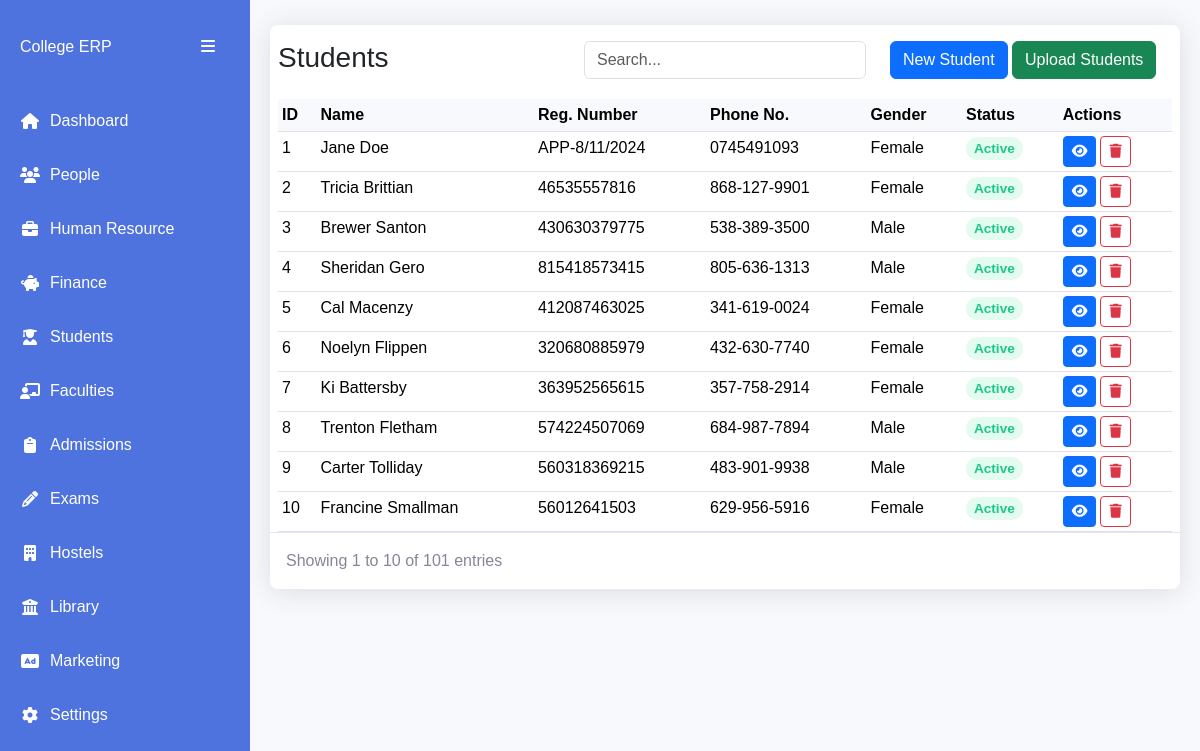
The page /students/ on the database its author committed.
### apps/students/models.py (models this page shows)
class Student(AbsoluteBaseModel):
    user = models.OneToOneField("users.User", on_delete=models.CASCADE)
    registration_number = models.CharField(max_length=255)
    guardian_name = models.CharField(max_length=255, null=True)
    guardian_phone_number = models.CharField(max_length=255, null=True)
    guardian_relationship = models.CharField(max_length=255, null=True)
    guardian_email = models.EmailField(null=True)
    status = models.CharField(max_length=255, choices=STUDENT_STATUS_CHOICES)
    programme = models.ForeignKey(
        "schools.Programme", on_delete=models.SET_NULL, null=True
    )
    cohort = models.ForeignKey(
        "schools.ProgrammeCohort",
        on_delete=models.SET_NULL,
        null=True,
        related_name="cohortstudents",
    )
    hostel_room = models.ForeignKey(
        "hostels.HostelRoom", on_delete=models.SET_NULL, null=True
    )
    campus = models.ForeignKey("core.Campus", on_delete=models.SET_NULL, null=True)
    def __str__(self):
        return (
            f"{self.user.first_name} {self.user.last_name}: {self.registration_number}"
        )

### apps/users/models.py (models this page shows, shortened)
class User(AbstractUser, AbsoluteBaseModel):
    role = models.ForeignKey(UserRole, on_delete=models.CASCADE, null=True)
    gender = models.CharField(max_length=10, choices=GENDER_CHOICES)
    phone_number = models.CharField(max_length=255)
    id_number = models.CharField(max_length=255, null=True)
    passport_number = models.CharField(max_length=255, null=True)
    address = models.CharField(max_length=255, null=True)
    postal_code = models.CharField(max_length=255, null=True)
    city = models.CharField(max_length=255, null=True)
    state = models.CharField(max_length=255, null=True)
    country = models.CharField(max_length=255, null=True)
    date_of_birth = models.DateField(null=True)
    def name(self):
        return f"{self.first_name} {self.last_name}"

### apps/students/views.py (the view)
# urls.py: path("", StudentListView.as_view(), name="students"),
class StudentListView(ListView):
    model = Student
    template_name = "students/students.html"
    context_object_name = "students"
    paginate_by = 10
    def get_queryset(self):
        queryset = super().get_queryset()
        search_query = self.request.GET.get("search", "")
        if search_query:
            queryset = queryset.filter(
                Q(id__icontains=search_query)
                | Q(registration_number__icontains=search_query)
                | Q(user__first_name__icontains=search_query)
            )
        return queryset.order_by("-created_on")
    def get_context_data(self, **kwargs):
        context = super().get_context_data(**kwargs)
        context["search_query"] = self.request.GET.get("search", "")
        context["relationship_choices"] = GUARDIAN_RELATIONSHIPS
        context["programmes"] = programmes
        return context

### apps/schools/models.py (called while the page is built)
    def __str__(self):
        return f"{self.level} of {self.name}"

### templates/students/students.html (shortened to what this page needs)
{% extends 'base1.html' %}
{% load static %}
{% block content %}
<div class="table-card">
    <div class="row py-3 px-2">
        <div class="col">
            <h3>Students</h3>
        </div>
        <div class="col">
            <input type="text" class="form-control" placeholder="Search..."
            id="searchInput" value="{{ search_query }}">
        </div>
        <div class="col">
            <button class="btn btn-primary" data-bs-toggle="modal" data-bs-target="#newStudentModal">New Student</button>
            <button class="btn btn-success" data-bs-toggle="modal" data-bs-target="#uploadStudentsModal">Upload Students</button>
          </div>
    </div>
    <div class="table-container px-2">
        <table class="table data-table table-sm">
            <thead>
                <tr>
                    <th>ID</th>
                    <th>Name</th>
                    <th>Reg. Number</th>
                    <th>Phone No.</th>
                    <th>Gender</th>
                    <th>Status</th>
                    <th>Actions</th>
                </tr>
            </thead>
            <tbody id="tableBody">
                {% for student in students %}
                <tr>
                    <td>{{ forloop.counter }}</td>
                    <td>{{ student.user.name }}</td>
                    <td>{{ student.registration_number }}</td>
                    <td>{{ student.user.phone_number }}</td>
                    <td>{{student.user.gender}}</td>
                    <td>
                        <span class="status-badge status-{{ student.status|lower }}">
                            {{ student.status }}
                        </span>
                    </td>
                    <td>
                        <div class="d-flex gap-1">
                            <a href="{% url 'student-details' student.id %}" class="btn btn-primary btn-sm"><i class="fas fa-eye"></i></a>
                            <button class="btn btn-sm btn-outline-danger action-btn delete-btn"
                            data-bs-toggle="modal" data-bs-target="#deleteStudentModal{{ student.id }}">
                                <i class="fas fa-trash"></i>
                            </button>
                        </div>
                    </td>
                </tr>
                {% empty %}
                <tr>
                    <td colspan="8" class="text-center py-4">
                        No students found
                    </td>
                </tr>
                {% endfor %}
            </tbody>
        </table>
    </div>
    <div class="table-footer">
        <div class="page-info">
            Showing
            {{ page_obj.start_index }}
            to
            {{ page_obj.end_index }}
            of
            {{ paginator.count }}
            entries
        </div>
    </div>
</div>
{% endblock content %}

### templates/students/students.html (style rules this page uses)
.table-card { background: white; border-radius: 8px; box-shadow: 0 0.15rem 1.75rem 0 rgba(58, 59, 69, 0.15); margin: 5px 0; }
.table-container { overflow-x: auto; }
.data-table { margin-bottom: 0; }
.data-table th { background-color: #f8f9fc; border-top: none; white-space: nowrap; cursor: pointer; }
.status-badge { padding: 0.25rem 0.5rem; border-radius: 15px; font-size: 0.85rem; font-weight: 600; }
.status-active { background-color: #e3fcef; color: #1cc88a; }
.table-footer { padding: 1rem; display: flex; justify-content: space-between; align-items: center; flex-wrap: wrap; gap: 1rem; border-top: 1px solid #e3e6f0; }
.page-info { color: #858796; }
.action-btn { padding: 0.25rem 0.5rem; font-size: 0.875rem; border-radius: 4px; }

### templates/base1.html (style rules this page uses)
:root { --sidebar-width: 250px; --sidebar-collapsed-width: 70px; --primary-color: #4e73df; --secondary-color: #858796; }
body { background-color: #f8f9fc; font-family: 'Nunito', sans-serif; overflow-x: hidden; }
.table-card { background: white; border-radius: 8px; box-shadow: 0 0.15rem 1.75rem 0 rgba(58, 59, 69, 0.15); margin: 5px 0; }
.table-container { overflow-x: auto; }
.data-table { margin-bottom: 0; }
.data-table th { background-color: #f8f9fc; border-top: none; white-space: nowrap; cursor: pointer; }
.status-badge { padding: 0.25rem 0.5rem; border-radius: 15px; font-size: 0.85rem; font-weight: 600; }
.status-active { background-color: #e3fcef; color: #1cc88a; }
.table-footer { padding: 1rem; display: flex; justify-content: space-between; align-items: center; flex-wrap: wrap; gap: 1rem; border-top: 1px solid #e3e6f0; }
.page-info { color: #858796; }
.action-btn { padding: 0.25rem 0.5rem; font-size: 0.875rem; border-radius: 4px; }

### rows shown on the page
Student: user.name "Jane Doe", registration_number "APP-8/11/2024", user.phone_number "0745491093", user.gender "Female", status "Active"
Student: user.name "Tricia Brittian", registration_number "46535557816", user.phone_number "868-127-9901", user.gender "Female", status "Active"
Student: user.name "Brewer Santon", registration_number "430630379775", user.phone_number "538-389-3500", user.gender "Male", status "Active"
Student: user.name "Sheridan Gero", registration_number "815418573415", user.phone_number "805-636-1313", user.gender "Male", status "Active"
Student: user.name "Cal Macenzy", registration_number "412087463025", user.phone_number "341-619-0024", user.gender "Female", status "Active"
Student: user.name "Noelyn Flippen", registration_number "320680885979", user.phone_number "432-630-7740", user.gender "Female", status "Active"
Student: user.name "Ki Battersby", registration_number "363952565615", user.phone_number "357-758-2914", user.gender "Female", status "Active"
Student: user.name "Trenton Fletham", registration_number "574224507069", user.phone_number "684-987-7894", user.gender "Male", status "Active"
Student: user.name "Carter Tolliday", registration_number "560318369215", user.phone_number "483-901-9938", user.gender "Male", status "Active"
Student: user.name "Francine Smallman", registration_number "56012641503", user.phone_number "629-956-5916", user.gender "Female", status "Active"

### other values the page prints
{{ page_obj.start_index }} "1"
{{ page_obj.end_index }} "10"
{{ paginator.count }} "101"
